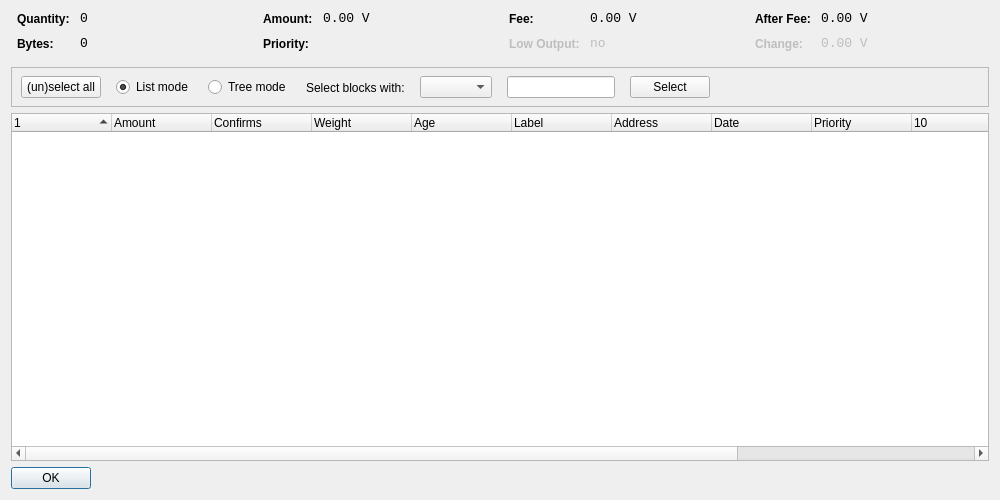
<?xml version="1.0" encoding="UTF-8"?>
<ui version="4.0">
 <class>CoinControlDialog</class>
 <widget class="QDialog" name="CoinControlDialog">
  <property name="geometry">
   <rect>
    <x>0</x>
    <y>0</y>
    <width>1000</width>
    <height>500</height>
   </rect>
  </property>
  <property name="windowTitle">
   <string>Coin Control</string>
  </property>
  <layout class="QVBoxLayout" name="verticalLayout">
   <item>
    <layout class="QHBoxLayout" name="horizontalLayoutTop" stretch="0,0,0,0">
     <property name="topMargin">
      <number>0</number>
     </property>
     <property name="bottomMargin">
      <number>10</number>
     </property>
     <item>
      <layout class="QFormLayout" name="formLayoutCoinControl1">
       <property name="horizontalSpacing">
        <number>10</number>
       </property>
       <property name="verticalSpacing">
        <number>10</number>
       </property>
       <property name="leftMargin">
        <number>6</number>
       </property>
       <property name="rightMargin">
        <number>6</number>
       </property>
       <item row="0" column="0">
        <widget class="QLabel" name="labelCoinControlQuantityText">
         <property name="styleSheet">
          <string notr="true">font-weight:bold;</string>
         </property>
         <property name="text">
          <string>Quantity:</string>
         </property>
        </widget>
       </item>
       <item row="0" column="1">
        <widget class="QLabel" name="labelCoinControlQuantity">
         <property name="font">
          <font>
           <family>Monospace</family>
           <pointsize>10</pointsize>
          </font>
         </property>
         <property name="cursor">
          <cursorShape>IBeamCursor</cursorShape>
         </property>
         <property name="contextMenuPolicy">
          <enum>Qt::ActionsContextMenu</enum>
         </property>
         <property name="text">
          <string>0</string>
         </property>
         <property name="textInteractionFlags">
          <set>Qt::LinksAccessibleByMouse|Qt::TextSelectableByKeyboard|Qt::TextSelectableByMouse</set>
         </property>
        </widget>
       </item>
       <item row="1" column="0">
        <widget class="QLabel" name="labelCoinControlBytesText">
         <property name="styleSheet">
          <string notr="true">font-weight:bold;</string>
         </property>
         <property name="text">
          <string>Bytes:</string>
         </property>
        </widget>
       </item>
       <item row="1" column="1">
        <widget class="QLabel" name="labelCoinControlBytes">
         <property name="font">
          <font>
           <family>Monospace</family>
           <pointsize>10</pointsize>
          </font>
         </property>
         <property name="cursor">
          <cursorShape>IBeamCursor</cursorShape>
         </property>
         <property name="contextMenuPolicy">
          <enum>Qt::ActionsContextMenu</enum>
         </property>
         <property name="text">
          <string>0</string>
         </property>
         <property name="textInteractionFlags">
          <set>Qt::LinksAccessibleByMouse|Qt::TextSelectableByKeyboard|Qt::TextSelectableByMouse</set>
         </property>
        </widget>
       </item>
      </layout>
     </item>
     <item>
      <layout class="QFormLayout" name="formLayoutCoinControl2">
       <property name="horizontalSpacing">
        <number>10</number>
       </property>
       <property name="verticalSpacing">
        <number>10</number>
       </property>
       <property name="leftMargin">
        <number>6</number>
       </property>
       <property name="rightMargin">
        <number>6</number>
       </property>
       <item row="0" column="0">
        <widget class="QLabel" name="labelCoinControlAmountText">
         <property name="styleSheet">
          <string notr="true">font-weight:bold;</string>
         </property>
         <property name="text">
          <string>Amount:</string>
         </property>
        </widget>
       </item>
       <item row="0" column="1">
        <widget class="QLabel" name="labelCoinControlAmount">
         <property name="font">
          <font>
           <family>Monospace</family>
           <pointsize>10</pointsize>
          </font>
         </property>
         <property name="cursor">
          <cursorShape>IBeamCursor</cursorShape>
         </property>
         <property name="contextMenuPolicy">
          <enum>Qt::ActionsContextMenu</enum>
         </property>
         <property name="text">
          <string>0.00 V</string>
         </property>
         <property name="textInteractionFlags">
          <set>Qt::LinksAccessibleByMouse|Qt::TextSelectableByKeyboard|Qt::TextSelectableByMouse</set>
         </property>
        </widget>
       </item>
       <item row="1" column="0">
        <widget class="QLabel" name="labelCoinControlPriorityText">
         <property name="styleSheet">
          <string notr="true">font-weight:bold;</string>
         </property>
         <property name="text">
          <string>Priority:</string>
         </property>
        </widget>
       </item>
       <item row="1" column="1">
        <widget class="QLabel" name="labelCoinControlPriority">
         <property name="font">
          <font>
           <family>Monospace</family>
           <pointsize>10</pointsize>
          </font>
         </property>
         <property name="cursor">
          <cursorShape>IBeamCursor</cursorShape>
         </property>
         <property name="contextMenuPolicy">
          <enum>Qt::ActionsContextMenu</enum>
         </property>
         <property name="text">
          <string/>
         </property>
         <property name="textInteractionFlags">
          <set>Qt::LinksAccessibleByMouse|Qt::TextSelectableByKeyboard|Qt::TextSelectableByMouse</set>
         </property>
        </widget>
       </item>
      </layout>
     </item>
     <item>
      <layout class="QFormLayout" name="formLayoutCoinControl3">
       <property name="horizontalSpacing">
        <number>10</number>
       </property>
       <property name="verticalSpacing">
        <number>10</number>
       </property>
       <property name="leftMargin">
        <number>6</number>
       </property>
       <property name="rightMargin">
        <number>6</number>
       </property>
       <item row="0" column="0">
        <widget class="QLabel" name="labelCoinControlFeeText">
         <property name="styleSheet">
          <string notr="true">font-weight:bold;</string>
         </property>
         <property name="text">
          <string>Fee:</string>
         </property>
        </widget>
       </item>
       <item row="0" column="1">
        <widget class="QLabel" name="labelCoinControlFee">
         <property name="font">
          <font>
           <family>Monospace</family>
           <pointsize>10</pointsize>
          </font>
         </property>
         <property name="cursor">
          <cursorShape>IBeamCursor</cursorShape>
         </property>
         <property name="contextMenuPolicy">
          <enum>Qt::ActionsContextMenu</enum>
         </property>
         <property name="text">
          <string>0.00 V</string>
         </property>
         <property name="textInteractionFlags">
          <set>Qt::LinksAccessibleByMouse|Qt::TextSelectableByKeyboard|Qt::TextSelectableByMouse</set>
         </property>
        </widget>
       </item>
       <item row="1" column="0">
        <widget class="QLabel" name="labelCoinControlLowOutputText">
         <property name="enabled">
          <bool>false</bool>
         </property>
         <property name="styleSheet">
          <string notr="true">font-weight:bold;</string>
         </property>
         <property name="text">
          <string>Low Output:</string>
         </property>
        </widget>
       </item>
       <item row="1" column="1">
        <widget class="QLabel" name="labelCoinControlLowOutput">
         <property name="enabled">
          <bool>false</bool>
         </property>
         <property name="font">
          <font>
           <family>Monospace</family>
           <pointsize>10</pointsize>
          </font>
         </property>
         <property name="cursor">
          <cursorShape>IBeamCursor</cursorShape>
         </property>
         <property name="contextMenuPolicy">
          <enum>Qt::ActionsContextMenu</enum>
         </property>
         <property name="text">
          <string>no</string>
         </property>
         <property name="textInteractionFlags">
          <set>Qt::LinksAccessibleByMouse|Qt::TextSelectableByKeyboard|Qt::TextSelectableByMouse</set>
         </property>
        </widget>
       </item>
      </layout>
     </item>
     <item>
      <layout class="QFormLayout" name="formLayoutCoinControl4">
       <property name="horizontalSpacing">
        <number>10</number>
       </property>
       <property name="verticalSpacing">
        <number>10</number>
       </property>
       <property name="leftMargin">
        <number>6</number>
       </property>
       <property name="rightMargin">
        <number>6</number>
       </property>
       <item row="0" column="0">
        <widget class="QLabel" name="labelCoinControlAfterFeeText">
         <property name="styleSheet">
          <string notr="true">font-weight:bold;</string>
         </property>
         <property name="text">
          <string>After Fee:</string>
         </property>
        </widget>
       </item>
       <item row="0" column="1">
        <widget class="QLabel" name="labelCoinControlAfterFee">
         <property name="font">
          <font>
           <family>Monospace</family>
           <pointsize>10</pointsize>
          </font>
         </property>
         <property name="cursor">
          <cursorShape>IBeamCursor</cursorShape>
         </property>
         <property name="contextMenuPolicy">
          <enum>Qt::ActionsContextMenu</enum>
         </property>
         <property name="text">
          <string>0.00 V</string>
         </property>
         <property name="textInteractionFlags">
          <set>Qt::LinksAccessibleByMouse|Qt::TextSelectableByKeyboard|Qt::TextSelectableByMouse</set>
         </property>
        </widget>
       </item>
       <item row="1" column="0">
        <widget class="QLabel" name="labelCoinControlChangeText">
         <property name="enabled">
          <bool>false</bool>
         </property>
         <property name="styleSheet">
          <string notr="true">font-weight:bold;</string>
         </property>
         <property name="text">
          <string>Change:</string>
         </property>
        </widget>
       </item>
       <item row="1" column="1">
        <widget class="QLabel" name="labelCoinControlChange">
         <property name="enabled">
          <bool>false</bool>
         </property>
         <property name="font">
          <font>
           <family>Monospace</family>
           <pointsize>10</pointsize>
          </font>
         </property>
         <property name="cursor">
          <cursorShape>IBeamCursor</cursorShape>
         </property>
         <property name="contextMenuPolicy">
          <enum>Qt::ActionsContextMenu</enum>
         </property>
         <property name="text">
          <string>0.00 V</string>
         </property>
         <property name="textInteractionFlags">
          <set>Qt::LinksAccessibleByMouse|Qt::TextSelectableByKeyboard|Qt::TextSelectableByMouse</set>
         </property>
        </widget>
       </item>
      </layout>
     </item>
    </layout>
   </item>
   <item>
    <widget class="QFrame" name="frame">
     <property name="minimumSize">
      <size>
       <width>0</width>
       <height>40</height>
      </size>
     </property>
     <property name="frameShape">
      <enum>QFrame::StyledPanel</enum>
     </property>
     <property name="frameShadow">
      <enum>QFrame::Sunken</enum>
     </property>
     <widget class="QWidget" name="horizontalLayoutWidget">
      <property name="geometry">
       <rect>
        <x>10</x>
        <y>0</y>
        <width>781</width>
        <height>41</height>
       </rect>
      </property>
      <layout class="QHBoxLayout" name="horizontalLayoutPanel" stretch="0,0,0,0,0,0,0,0,0">
       <property name="spacing">
        <number>15</number>
       </property>
       <item>
        <widget class="QPushButton" name="pushButtonSelectAll">
         <property name="sizePolicy">
          <sizepolicy hsizetype="Maximum" vsizetype="Fixed">
           <horstretch>0</horstretch>
           <verstretch>0</verstretch>
          </sizepolicy>
         </property>
         <property name="text">
          <string>(un)select all</string>
         </property>
        </widget>
       </item>
       <item>
        <widget class="QRadioButton" name="radioListMode">
         <property name="sizePolicy">
          <sizepolicy hsizetype="Maximum" vsizetype="Fixed">
           <horstretch>0</horstretch>
           <verstretch>0</verstretch>
          </sizepolicy>
         </property>
         <property name="text">
          <string>List mode</string>
         </property>
         <property name="checked">
          <bool>true</bool>
         </property>
        </widget>
       </item>
       <item>
        <widget class="QRadioButton" name="radioTreeMode">
         <property name="sizePolicy">
          <sizepolicy hsizetype="Maximum" vsizetype="Fixed">
           <horstretch>0</horstretch>
           <verstretch>0</verstretch>
          </sizepolicy>
         </property>
         <property name="text">
          <string>Tree mode</string>
         </property>
        </widget>
       </item>
<!--       <item>
        <widget class="QLabel" name="labelLocked">
         <property name="text">
          <string>(1 locked)</string>
         </property>
        </widget>
       </item>
-->
          <item>
           <widget class="QLabel" name="labelSelectBlocksWith">
            <property name="text">
             <string>Select blocks with:</string>
            </property>
               <property name="leftMargin">
                <number>14</number>
               </property>
           </widget>
          </item>
       <item> 
        <widget class="QComboBox" name="QComboBoxFilterCoins"/> 
       </item> 
       <item> 
	   <widget class="QLineEdit" name="lineEditCustomCC"> 
         <property name="enabled"> 
          <bool>true</bool> 
         </property> 
         <property name="sizePolicy"> 
          <sizepolicy hsizetype="Fixed" vsizetype="Fixed"> 
           <horstretch>0</horstretch> 
           <verstretch>0</verstretch> 
          </sizepolicy> 
         </property> 
         <property name="baseSize"> 
          <size> 
           <width>50</width> 
           <height>0</height> 
          </size> 
         </property> 
        </widget> 
       </item> 
        <item> 
        <widget class="QPushButton" name="pushButtonCustomCC"> 
         <property name="text"> 
          <string>Select</string> 
         </property> 
        </widget> 
       </item> 	   
       <item>
        <spacer name="horizontalSpacer">
         <property name="orientation">
          <enum>Qt::Horizontal</enum>
         </property>
         <property name="sizeHint" stdset="0">
          <size>
           <width>40</width>
           <height>20</height>
          </size>
         </property>
        </spacer>
       </item>
      </layout>
     </widget>
    </widget>
   </item>
   <item>
    <widget class="CoinControlTreeWidget" name="treeWidget">
     <property name="contextMenuPolicy">
      <enum>Qt::CustomContextMenu</enum>
     </property>
     <property name="sortingEnabled">
      <bool>false</bool>
     </property>
     <property name="columnCount">
      <number>13</number>
     </property>
     <attribute name="headerShowSortIndicator" stdset="0">
      <bool>true</bool>
     </attribute>
     <attribute name="headerStretchLastSection">
      <bool>false</bool>
     </attribute>
     <column>
      <property name="text">
       <string/>
      </property>
     </column>
     <column>
      <property name="text">
       <string>Amount</string>
      </property>
     </column>
     <column>
      <property name="text">
       <string>Confirms</string>
	   </property>
	   <property name="toolTip">
		<string>Confirmed</string>
      </property>
     </column>
     <column>
      <property name="text">
       <string>Weight</string>
      </property>
     </column>
	 <column> 
      <property name="text"> 
       <string>Age</string> 
      </property> 
     </column> 
     <column>
      <property name="text">
       <string notr="true">Label</string>
      </property>
     </column>
     <column>
      <property name="text">
       <string>Address</string>
      </property>
     </column>
	 <column>
      <property name="text">
       <string>Date</string>
      </property>
     </column>
     <column>
      <property name="text">
       <string>Priority</string>
      </property>
     </column>
	 <column>  
      <property name="text"> /** age int 64 invisible **/  
       <string/>  
      </property> 
     </column>	 
     <column>
      <property name="text"> <!--(invisible) TX HASH  --> 
       <string/>
      </property>
     </column>
     <column>
      <property name="text"> <!--(invisible) V_OUT INDEX  --> 
       <string/>
      </property>
     </column>
     <column>
      <property name="text"> <!--(invisible) AMOUNT_INT64  --> 
       <string/>
      </property>
     </column>
     <column>
      <property name="text"> <!--(invisible) PRIORITY_INT64  -->
       <string/>
      </property>
     </column>
    </widget>
   </item>
   <item>
    <widget class="QDialogButtonBox" name="buttonBox">
     <property name="sizePolicy">
      <sizepolicy hsizetype="Maximum" vsizetype="Fixed">
       <horstretch>0</horstretch>
       <verstretch>0</verstretch>
      </sizepolicy>
     </property>
     <property name="orientation">
      <enum>Qt::Horizontal</enum>
     </property>
     <property name="standardButtons">
      <set>QDialogButtonBox::Ok</set>
     </property>
    </widget>
   </item>
  </layout>
 </widget>
 <customwidgets>
  <customwidget>
   <class>CoinControlTreeWidget</class>
   <extends>QTreeWidget</extends>
   <header>coincontroltreewidget.h</header>
  </customwidget>
 </customwidgets>
 <resources/>
 <connections/>
</ui>
